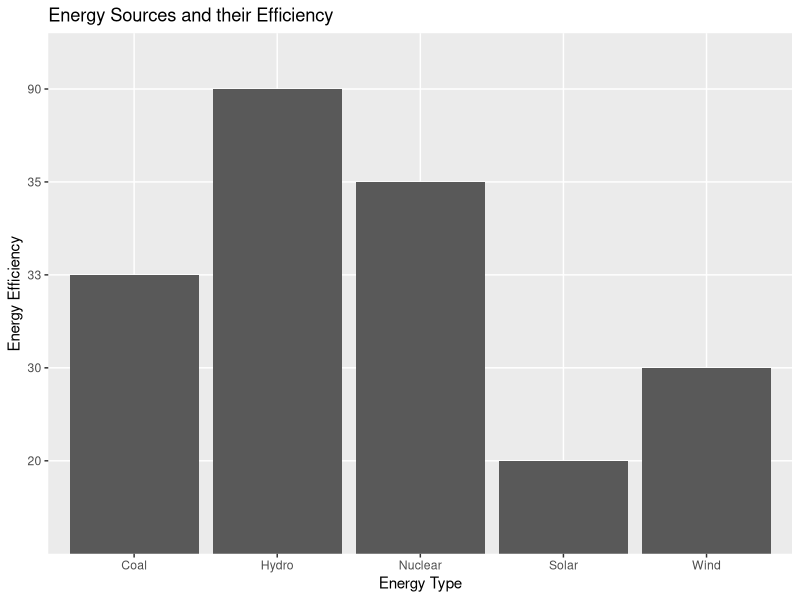

Generate this figure with R:
library(tidyverse)

# Creating the databases #
# I sourced all of the data used in this directly from BP #

energy_type <- c('Coal', 'Wind', 'Solar', 'Nuclear', 'Hydro')
energy_efficiency <-c('33', '30', '20', '35', '90')
data <- data.frame(energy_type, energy_efficiency)
View(data)

# Making the chart #

chart2 <- ggplot(data, aes(energy_type, energy_efficiency)) +
  ggtitle("Energy Sources and their Efficiency")+
  labs(y = "Energy Efficiency", x = "Energy Type")+
  geom_col()
chart2
